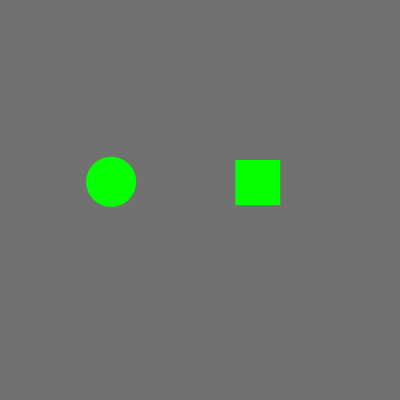
Frame 1 (no input)
Frame 60 (the mouse pressed at the canvas centre just before this capture): identical to frame 1, image omitted
Frame 120 (the mouse held since frame 60 and released just before this capture): identical to frame 1, image omitted

The Processing sketch that drew this single still picture (run headless with seeded random() and noise(); from frame 60 on, the mouse is pressed at the canvas centre):

// Processing sketch: processing_68834
// ── processing_68834.pde

// Valeurs bouton Rectangle
float x1;
float y1;
int w1;
int h1;
int state1;

// Valeurs bouton Cercle
float x2;
float y2;
int w2;
int h2;
int state2;

// Valeurs Rayons Cercle
float x = 111; //position x des rayons
float y = 182; //position y des rayons
int nombreDeRayons = 20; 
int longueurDesRayons = 49;

float x3, y4, x5, y6;

// Mouvement lignes cercle
float a ;

// Mouvement lignes carré
float i = 0;
float v ;

// ON - OFF
final int ON = 1;
final int OFF = 0;

void setup() {
  size(400, 400);
  smooth();
  noStroke();

  //Bouton Maintenu valeurs
  x1 = width/1.7;
  y1 = height/2.5;
  w1 = 45;
  h1 = 45;
  state1 = OFF;

  //Bouton click valeurs
  x2 = width/3.6;
  y2 = height/2.2;
  w2 = 50;
  h2 = 50;
  state2 = OFF;
}

void draw() {
  background(113);

  // Bouton Maintenu + mouvement des lignes horizontales
  if ( state1 == ON ) {
    i = 0;
    while ( i < v ) {
      strokeWeight(5);
      stroke(0);
      line (0, i*20, width, i*20) ;
      i = i + 1 ;
    }
    v += 1 ;
    v = constrain(v, 1, 40);

    fill(245, 15, 203);
  } 
  else {

    fill(5, 255, 3);

    if (v > 0) {
      v -= 1 ;
    }
    i = 0;
    while ( i < v ) {
      strokeWeight(5);
      stroke(0);
      line (0, i*20, width, i*20);
      i = i + 1;
    }
  }

  noStroke();
  rect(x1, y1, w1, h1);


  // Bouton click  + mouvement des rayons
  float tranche = TWO_PI/nombreDeRayons;
  float rads = 0;
  float ratio = 0.6;
  stroke(0);
  strokeWeight(5);
  while ( rads < a ) {
    x3 = x+cos(rads) * longueurDesRayons * ratio;
    y4 = y + sin(rads) * longueurDesRayons * ratio;
    x5 = x+cos(rads) * longueurDesRayons;
    y6 = y + sin(rads) * longueurDesRayons;
    line(x3, y4, x5, y6);
    rads = rads + tranche ;
  }
  if ( state2 == ON ) { 

    if ( a < 7 ) { 
      a = a + 0.3;
    }
    fill(245, 15, 203);
  } 
  else {

    if ( a > 0 ) {
      a = a - 0.3;
    }
    fill(5, 255, 3);
  }
  noStroke();
  ellipse(x2, y2, w2, h2);
}

void mousePressed() {

  if ( mouseX>x1 && mouseX<x1+w1 && mouseY>y1 && mouseY<y1+h1 ) {

    if (state1 == OFF) {
      state1 = ON ;
    }
    else {
      state1 = OFF;
    }
  }

  float distance = dist(mouseX, mouseY, width/3.6, height/2.5);
  if ( distance < 50 ) {
    if (state2 == OFF) {  
      state2 = ON;
    } 
    else {

      state2 = OFF;
    }
  }
}

void mouseReleased() {
  state1 = OFF;
}
